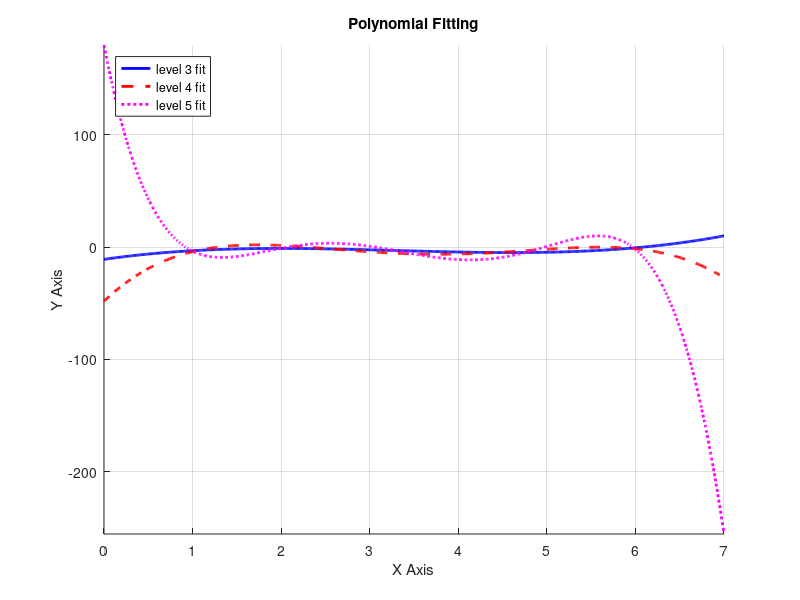

Reproduce this figure in MATLAB. (Note: this script raises an error after producing the figure.)
% Generate a vector of 1x6 random values with normal distribution
vec = randn(1,6);

% Generate a second vector Y which elements are the invers of the first vector elements accordingly
Y = 1./vec;

% Generate a third vector X which consists of natural number 1 to 6
X = 1:6;

% Use a Matlab function to fit vector y to x in three methods of polynomial fitting, level 3, level 4 and level 5
p3 = polyfit(X, Y, 3);
p4 = polyfit(X, Y, 4);
p5 = polyfit(X, Y, 5);

% Draw a graph for each fitting in range of [0..7] 
% X asix resulution 0.01
x_res = 0:0.01:7;

% y values for each polynomial fit over the new x_res range
y3 = polyval(p3, x_res);
y4 = polyval(p4, x_res);
y5 = polyval(p5, x_res);

% figure
figure('Name', 'q1 - figure', 'NumberTitle', 'off');
hold on; 
grid on;

title('Polynomial Fitting');
xlabel('X Axis');
ylabel('Y Axis');

% Adding curves to figure according to the requierments
% The first curve is a regular curve, width 2.
plot(x_res, y3, 'b-', 'LineWidth', 2);
% Second curve is red with dash line, width 2.
plot(x_res, y4, 'r--', 'LineWidth', 2);
% Third curve is magenta and dotted line, width 2.
plot(x_res, y5, 'm:', 'LineWidth', 2);
%Legend
legend('level 3 fit', 'level 4 fit', 'level 5 fit', 'Location', 'northwest');
% Fit the graph axis range to fit the curves dynamically in code
% Setting X asix to [0,7]
xlim([0 7]);

% Fitting the Y asix based on the curves
y_all = [y3, y4, y5, Y];
ylim([min(y_all), max(y_all)]);
% Setting the Y asix with the calculated values: 
ylim([y_min, y_max]);

hold off
